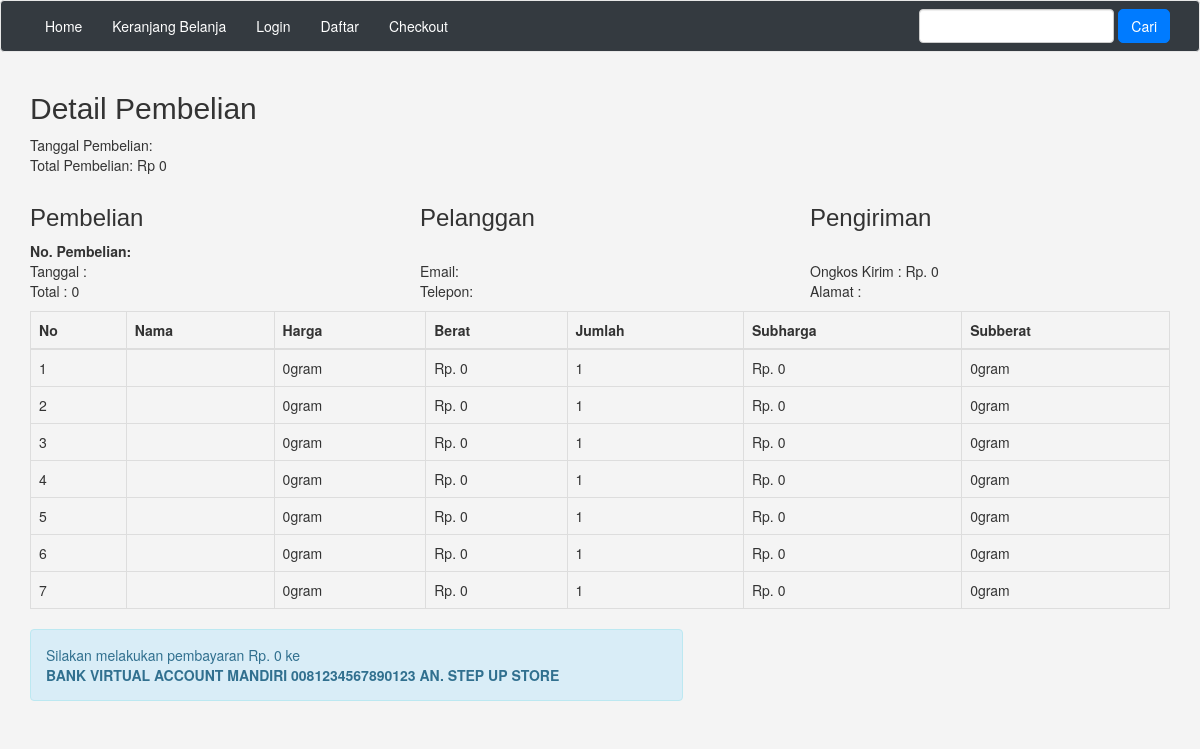
/nota.php, run on the app's committed database.
### tables this page shows
CREATE TABLE `pembelian_produk` (
  `id_pembelian_produk` int(11) NOT NULL,
  `id_pembelian` int(11) NOT NULL,
  `id_produk` int(11) NOT NULL,
  `jumlah` int(11) NOT NULL,
  `nama` varchar(100) NOT NULL,
  `harga` int(11) NOT NULL,
  `berat` int(11) NOT NULL,
  `subberat` int(11) NOT NULL,
  `subharga` int(11) NOT NULL
);

### nota.php (the view, shortened to what this page needs)
<?php
include 'koneksi.php';  ?>
<!DOCTYPE html>
<html>
<head>
	<link rel="stylesheet" href="admin/assets/css/bootstrap.css">
</head>
<body>
<?php include 'menu.php'; ?>
<section class="konten">
    <div class="container">
        <h2>Detail Pembelian</h2>
        <?php
        $id_pembelian = intval($_GET['id']);
        $ambil = $koneksi->query("SELECT * FROM pembelian
                                  JOIN pelanggan ON pembelian.id_pelanggan = pelanggan.id_pelanggan
                                  WHERE pembelian.id_pembelian = '$id_pembelian'");
        $detail = $ambil->fetch_assoc();
        ?>
        <p>
            Tanggal Pembelian: <?php echo $detail['tanggal_pembelian']; ?> <br>
            Total Pembelian: Rp <?php echo number_format($detail['total_pembelian'], 0, ',', '.'); ?>
        </p>
        <div class="row">
            <div class="col-md-4">
                <h3>Pembelian</h3>
                <strong>No. Pembelian: <?php echo $detail['id_pembelian']  ?></strong><br>
                Tanggal : <?php echo $detail['tanggal_pembelian']; ?><br> Total : <?php echo number_format($detail['total_pembelian'])  ?>
            </div>
            <div class="col-md-4">
                <h3>Pelanggan</h3>
                <strong><?php echo $detail['nama_pelanggan']; ?></strong> <br>
                <p>
                    Email: <?php echo $detail['email_pelanggan']; ?> <br>
                    Telepon: <?php echo $detail['telepon_pelanggan']; ?>
                </p>
            </div>
            <div class="col-md-4">
                <h3>Pengiriman</h3>
                <strong><?php echo $detail['nama_kota'] ?></strong><br> Ongkos Kirim : Rp. <?php echo number_format($detail['tarif']); ?><br>
                Alamat : <?php echo $detail['alamat_pengiriman'] ?>
            </div>
        </div>
        <table class="table table-bordered">
            <thead>
                <tr>
                    <th>No</th>
                    <th>Nama</th>
                    <th>Harga</th>
                    <th>Berat</th>
                    <th>Jumlah</th>
                    <th>Subharga</th>
                    <th>Subberat</th>
                </tr>
            </thead>
            <tbody>
                <?php
                $ambil = $koneksi->query("SELECT * FROM pembelian_produk WHERE id_pembelian = '$_GET[id]'");
                $nomor = 1;
                ?>
                <?php while ($pecah = $ambil->fetch_assoc()) { ?>
                <tr>
                    <td><?php echo $nomor; ?></td>
                    <td><?php echo $pecah['nama']; ?></td>
                    <td><?php echo $pecah['berat']; ?>gram</td>
                    <td>Rp. <?php echo number_format($pecah['harga'], 0, ',', '.'); ?></td>
                    <td><?php echo $pecah['jumlah']; ?></td>
                    <td>Rp. <?php echo number_format($pecah['subharga'], 0, ',', '.'); ?></td>
        			<td><?php echo $pecah['subberat'] ?>gram</td>
                </tr>
                <?php $nomor++; ?>
                <?php } ?>
            </tbody>
        </table>
        <div class="row">
        	<div class="col-md-7">
        		<div class="alert alert-info">
        			<p>
        				Silakan melakukan pembayaran Rp. <?php echo number_format ($detail['total_pembelian']);  ?> ke <br>
        				<strong>BANK VIRTUAL ACCOUNT MANDIRI 0081234567890123 AN. STEP UP STORE </strong>
        			</p>
        		</div>
       		</div>
        </div>
    </div>
</section>
</body>
</html>

### admin/assets/css/custom.css (style rules this page uses)
body { background-color: #f4f4f4; color: #333; }
h1, h2, h3, h4, h5, h6 { font-family: 'Arial', sans-serif; }

### data on the page
pembelian_produk: berat "0", harga "0", jumlah "1", subharga "0", subberat "0"
pembelian_produk: berat "0", harga "0", jumlah "1", subharga "0", subberat "0"
pembelian_produk: berat "0", harga "0", jumlah "1", subharga "0", subberat "0"
pembelian_produk: berat "0", harga "0", jumlah "1", subharga "0", subberat "0"
pembelian_produk: berat "0", harga "0", jumlah "1", subharga "0", subberat "0"
pembelian_produk: berat "0", harga "0", jumlah "1", subharga "0", subberat "0"
pembelian_produk: berat "0", harga "0", jumlah "1", subharga "0", subberat "0"

### other printed values
$detail['total_pembelian'] "0"
$detail['tarif'] "0"
